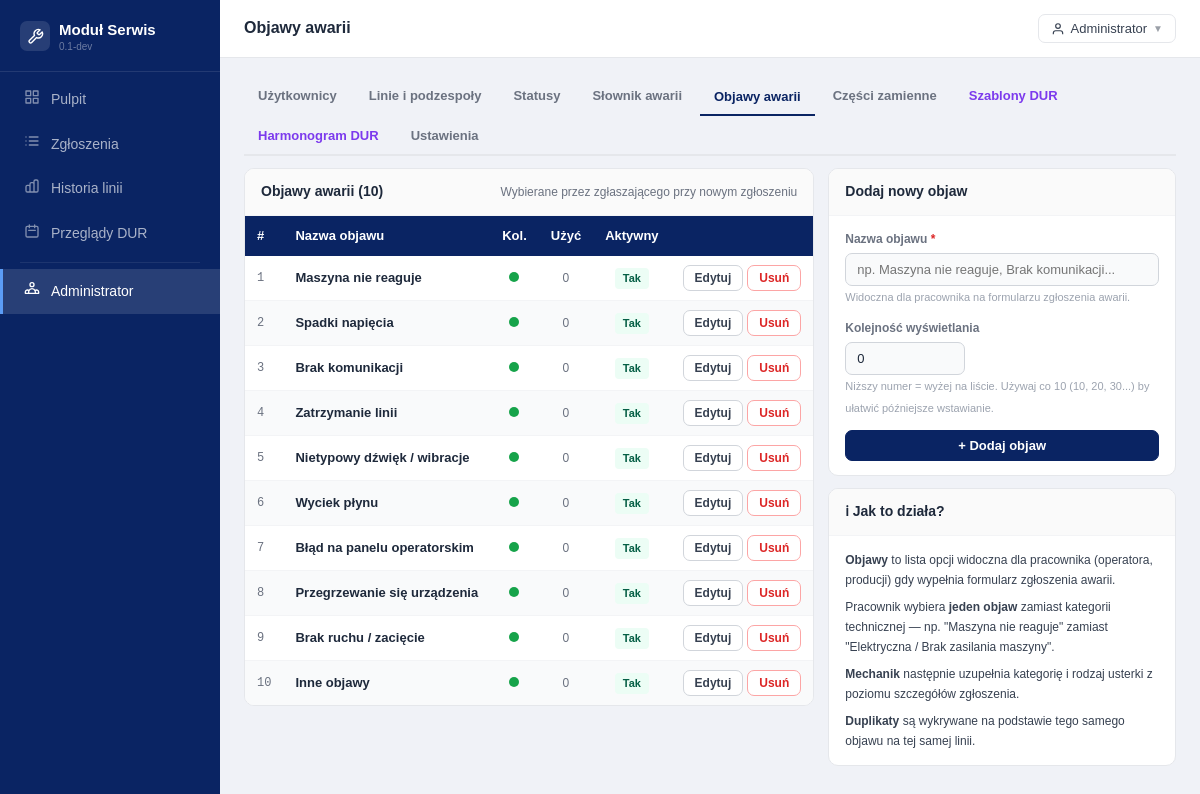
The page /index.php?route=admin_symptoms (signed in) on the database its author committed.
### tables this page shows
CREATE TABLE IF NOT EXISTS `failure_symptoms` (
    `id` INT UNSIGNED NOT NULL AUTO_INCREMENT,
    `name` VARCHAR(200) NOT NULL,
    `sort_order` INT UNSIGNED NOT NULL DEFAULT 0,
    `is_active` TINYINT(1) NOT NULL DEFAULT 1,
    `created_at` DATETIME NOT NULL DEFAULT CURRENT_TIMESTAMP,
    `updated_at` DATETIME NOT NULL DEFAULT CURRENT_TIMESTAMP ON UPDATE CURRENT_TIMESTAMP,
    PRIMARY KEY (`id`),
    KEY `idx_symptoms_active` (`is_active`),
    KEY `idx_symptoms_order` (`sort_order`)
);

### app/Controllers/AdminController.php (called while the page is built, shortened)
<?php
class AdminController
{
    public function symptoms(): void
    {
        $db = \App\Helpers\Database::get();
        $st = $db->query(
            "SELECT s.*, COUNT(f.id) AS usage_count
             FROM failure_symptoms s
             LEFT JOIN failures f ON f.symptom_id = s.id
             GROUP BY s.id
             ORDER BY s.sort_order, s.name"
        );
        $symptoms = $st->fetchAll();
        require BASE_PATH . '/templates/admin/symptoms.php';
    }
}

### app/Helpers/Helpers.php (called while the page is built, shortened)
<?php
class Helpers
{
    public static function e(mixed $v): string
    {
        return htmlspecialchars((string)($v ?? ''), ENT_QUOTES | ENT_HTML5, 'UTF-8');
    }
}

### templates/admin/symptoms.php (the view, shortened to what this page needs)
<?php
require BASE_PATH . '/templates/shared/header.php';
?>
<div class="atabs mb2">
  <a href="<?= BASE_URL ?>/index.php?route=admin_users" class="atab">Użytkownicy</a>
  <a href="<?= BASE_URL ?>/index.php?route=admin_lines" class="atab">Linie i podzespoły</a>
  <a href="<?= BASE_URL ?>/index.php?route=admin_statuses" class="atab">Statusy</a>
  <a href="<?= BASE_URL ?>/index.php?route=admin_dictionary" class="atab">Słownik awarii</a>
  <button class="atab active">Objawy awarii</button>
  <a href="<?= BASE_URL ?>/index.php?route=admin_spare_parts" class="atab">Części zamienne</a>
  <a href="<?= BASE_URL ?>/index.php?route=admin_dur_tmpl" class="atab v">Szablony DUR</a>
  <a href="<?= BASE_URL ?>/index.php?route=admin_dur_sched" class="atab v">Harmonogram DUR</a>
  <a href="<?= BASE_URL ?>/index.php?route=admin_settings" class="atab">Ustawienia</a>
</div>
<div class="g2">
  <div>
    <div class="card">
      <div class="card-head">
        <span class="card-title">Objawy awarii (<?= count($symptoms) ?>)</span>
        <span class="muted fs-sm">Wybierane przez zgłaszającego przy nowym zgłoszeniu</span>
      </div>
      <div class="twrap">
        <table>
          <thead>
            <tr>
              <th style="width:40px;">#</th>
              <th>Nazwa objawu</th>
              <th style="width:60px;text-align:center;">Kol.</th>
              <th style="width:70px;text-align:center;">Użyć</th>
              <th style="width:70px;text-align:center;">Aktywny</th>
              <th style="width:100px;"></th>
            </tr>
          </thead>
          <tbody>
            <?php if ($symptoms): ?>
              <?php foreach ($symptoms as $s): ?>
                <tr>
                  <td class="muted fs-sm mono"><?= (int)$s['sort_order'] ?></td>
                  <td class="fw6"><?= Helpers::e($s['name']) ?></td>
                  <td style="text-align:center;">
                    <span class="dot" style="background:<?= $s['is_active'] ? '#16a34a' : '#d1d5db' ?>;width:10px;height:10px;"></span>
                  </td>
                  <td style="text-align:center;">
                    <?php if ($s['usage_count'] > 0): ?>
                      <span class="badge" style="background:#e0e7ff;color:#3730a3;"><?= (int)$s['usage_count'] ?></span>
                    <?php else: ?>
                      <span class="muted fs-sm">0</span>
                    <?php endif; ?>
                  </td>
                  <td style="text-align:center;">
                    <?php if ($s['is_active']): ?>
                      <span class="badge" style="background:#ecfdf5;color:#065f46;">Tak</span>
                    <?php else: ?>
                      <span class="badge" style="background:#f3f4f6;color:#6b7280;">Nie</span>
                    <?php endif; ?>
                  </td>
                  <td>
                    <div style="display:flex;gap:4px;">
                      <button class="btn btn-sm"
                        onclick="editSymptom(<?= $s['id'] ?>, <?= htmlspecialchars(json_encode($s['name']), ENT_QUOTES) ?>, <?= (int)$s['sort_order'] ?>, <?= $s['is_active'] ? 1 : 0 ?>)">
                        Edytuj
                      </button>
                      <?php if ((int)$s['usage_count'] === 0): ?>
                        <form method="POST" action="<?= BASE_URL ?>/index.php?route=admin_symptom_delete"
                          style="display:inline;"
                          onsubmit="return confirm('Usunąć objaw &quot;<?= Helpers::e(addslashes($s['name'])) ?>&quot;?');">
                          <button type="submit" class="btn btn-sm" style="color:#dc2626;border-color:#fca5a5;">Usuń</button>
                        </form>
                      <?php else: ?>
                        <span class="muted fs-sm" title="Objaw jest używany w zgłoszeniach — dezaktywuj zamiast usuwać" style="cursor:help;">🔒</span>
                      <?php endif; ?>
                    </div>
                  </td>
                </tr>
              <?php endforeach; ?>
            <?php endif; ?>
          </tbody>
        </table>
      </div>
    </div>
  </div>
  <div>
    <div class="card">
      <div class="card-head">
        <span class="card-title" id="formTitle">Dodaj nowy objaw</span>
      </div>
      <div class="card-body">
        <form method="POST" action="<?= BASE_URL ?>/index.php?route=admin_symptom_save" id="symptomForm">
          <div class="fg">
            <label class="flbl" for="symptomName">Nazwa objawu <span class="req">*</span></label>
            <input type="text" name="name" id="symptomName" class="fc" required
              placeholder="np. Maszyna nie reaguje, Brak komunikacji..."
              maxlength="200">
            <span class="fhint">Widoczna dla pracownika na formularzu zgłoszenia awarii.</span>
          </div>
          <div class="fg">
            <label class="flbl" for="symptomOrder">Kolejność wyświetlania</label>
            <input type="number" name="sort_order" id="symptomOrder" class="fc"
              value="0" min="0" max="999" style="max-width:120px;">
            <span class="fhint">Niższy numer = wyżej na liście. Używaj co 10 (10, 20, 30...) by ułatwić późniejsze wstawianie.</span>
          </div>
          <button type="submit" class="btn btn-p btn-block" id="submitBtn">+ Dodaj objaw</button>
        </form>
      </div>
    </div>
    <div class="card mt2" style="margin-top:12px;">
      <div class="card-head"><span class="card-title">ℹ Jak to działa?</span></div>
      <div class="card-body fs-sm" style="color:#374151;line-height:1.7;">
        <p class="mb1"><strong>Objawy</strong> to lista opcji widoczna dla pracownika (operatora, producji) gdy wypełnia formularz zgłoszenia awarii.</p>
        <p class="mb1">Pracownik wybiera <strong>jeden objaw</strong> zamiast kategorii technicznej — np. "Maszyna nie reaguje" zamiast "Elektryczna / Brak zasilania maszyny".</p>
        <p class="mb1"><strong>Mechanik</strong> następnie uzupełnia kategorię i rodzaj usterki z poziomu szczegółów zgłoszenia.</p>
        <p><strong>Duplikaty</strong> są wykrywane na podstawie tego samego objawu na tej samej linii.</p>
      </div>
    </div>
  </div>
</div>
<?php require BASE_PATH . '/templates/shared/footer.php'; ?>

### templates/shared/header.php (style rules this page uses)
*, *::before, *::after { box-sizing: border-box; margin: 0; padding: 0; }
html, body { height: 100%; }
body { font-family: Arial, Helvetica, sans-serif; font-size: 14px; background: #f0f2f7; color: #1e293b; line-height: 1.55; }
a { color: #0a2463; text-decoration: none; }
.card { background: #fff; border: 1px solid #e5e7eb; border-radius: 10px; overflow: hidden; }
.card-head { padding: 12px 16px; border-bottom: 1px solid #f3f4f6; display: flex; align-items: center; justify-content: space-between; background: #fafafa; }
.card-title { font-size: 14px; font-weight: 700; color: #1e293b; }
.card-body { padding: 14px 16px; }
.btn { display: inline-flex; align-items: center; gap: 5px; padding: 7px 15px; border-radius: 7px; font-size: 13px; font-weight: 600; cursor: pointer; border: 1px solid #d1d5db; background: #fff; color: #374151; transition: background .12s; font-family: Arial, Helvetica, sans-serif; white-space: nowrap; text-decoration: none; }
.btn-p { background: #0a2463; color: #fff; border-color: #0a2463; }
.btn-sm { padding: 5px 11px; font-size: 12px; }
.btn-block { width: 100%; justify-content: center; }
.fg { margin-bottom: 12px; }
.flbl { display: block; font-size: 12px; font-weight: 600; color: #6b7280; margin-bottom: 4px; }
.req { color: #dc2626; }
.fc { display: block; width: 100%; padding: 8px 11px; border: 1px solid #d1d5db; border-radius: 7px; font-size: 13px; color: #1e293b; background: #f9fafb; font-family: Arial, Helvetica, sans-serif; transition: border-color .12s; outline: none; }
.fhint { font-size: 11px; color: #9ca3af; margin-top: 3px; }
.twrap { overflow-x: auto; }
table { width: 100%; border-collapse: collapse; font-size: 13px; }
thead th { background: #0a2463; color: #fff; font-weight: 600; padding: 10px 12px; text-align: left; white-space: nowrap; border: none; }
td { padding: 9px 12px; border-bottom: 1px solid #f3f4f6; color: #1e293b; white-space: nowrap; vertical-align: middle; }
tbody tr:nth-child(even) td { background: #f9fafb; }
tbody tr:last-child td { border-bottom: none; }
.badge { display: inline-block; padding: 2px 8px; border-radius: 4px; font-size: 11px; font-weight: 600; white-space: nowrap; }
.g2 { display: grid; grid-template-columns: 1fr 1fr; gap: 14px; }
.atabs { display: flex; gap: 4px; flex-wrap: wrap; margin-bottom: 16px; border-bottom: 2px solid #e5e7eb; }
.atab { padding: 8px 14px; font-size: 13px; font-weight: 600; border: none; border-bottom: 2px solid transparent; background: none; color: #6b7280; cursor: pointer; font-family: Arial, Helvetica, sans-serif; margin-bottom: -2px; text-decoration: none; display: inline-block; }
.atab.active { color: #0a2463; border-bottom-color: #0a2463; }
.atab.v { color: #7c3aed; }
.mb1 { margin-bottom: 6px; }
.mb2 { margin-bottom: 12px; }
.mt2 { margin-top: 12px; }
.muted { color: #6b7280; }
.fs-sm { font-size: 12px; }
.fw6 { font-weight: 600; }
.mono { font-family: monospace; }
.dot { width: 8px; height: 8px; border-radius: 50%; display: inline-block; flex-shrink: 0; }

### rows shown on the page
failure_symptoms: sort_order "1", name "Maszyna nie reaguje", is_active 1 (drawn)
failure_symptoms: sort_order "2", name "Spadki napięcia", is_active 1 (drawn)
failure_symptoms: sort_order "3", name "Brak komunikacji", is_active 1 (drawn)
failure_symptoms: sort_order "4", name "Zatrzymanie linii", is_active 1 (drawn)
failure_symptoms: sort_order "5", name "Nietypowy dźwięk / wibracje", is_active 1 (drawn)
failure_symptoms: sort_order "6", name "Wyciek płynu", is_active 1 (drawn)
failure_symptoms: sort_order "7", name "Błąd na panelu operatorskim", is_active 1 (drawn)
failure_symptoms: sort_order "8", name "Przegrzewanie się urządzenia", is_active 1 (drawn)
failure_symptoms: sort_order "9", name "Brak ruchu / zacięcie", is_active 1 (drawn)
failure_symptoms: sort_order "10", name "Inne objawy", is_active 1 (drawn)

### other values the page prints
$appName "Moduł Serwis"
$appVersion "0.1-dev"
Helpers::e($item['label']) "Pulpit"
Helpers::e($item['label']) "Zgłoszenia"
Helpers::e($item['label']) "Historia linii"
Helpers::e($item['label']) "Przeglądy DUR"
Helpers::e($item['label']) "Administrator"
Helpers::e($pageTitle ?? 'Moduł Serwis') "Objawy awarii"
Helpers::e($user['name']) "Administrator"
count($symptoms) "10"
